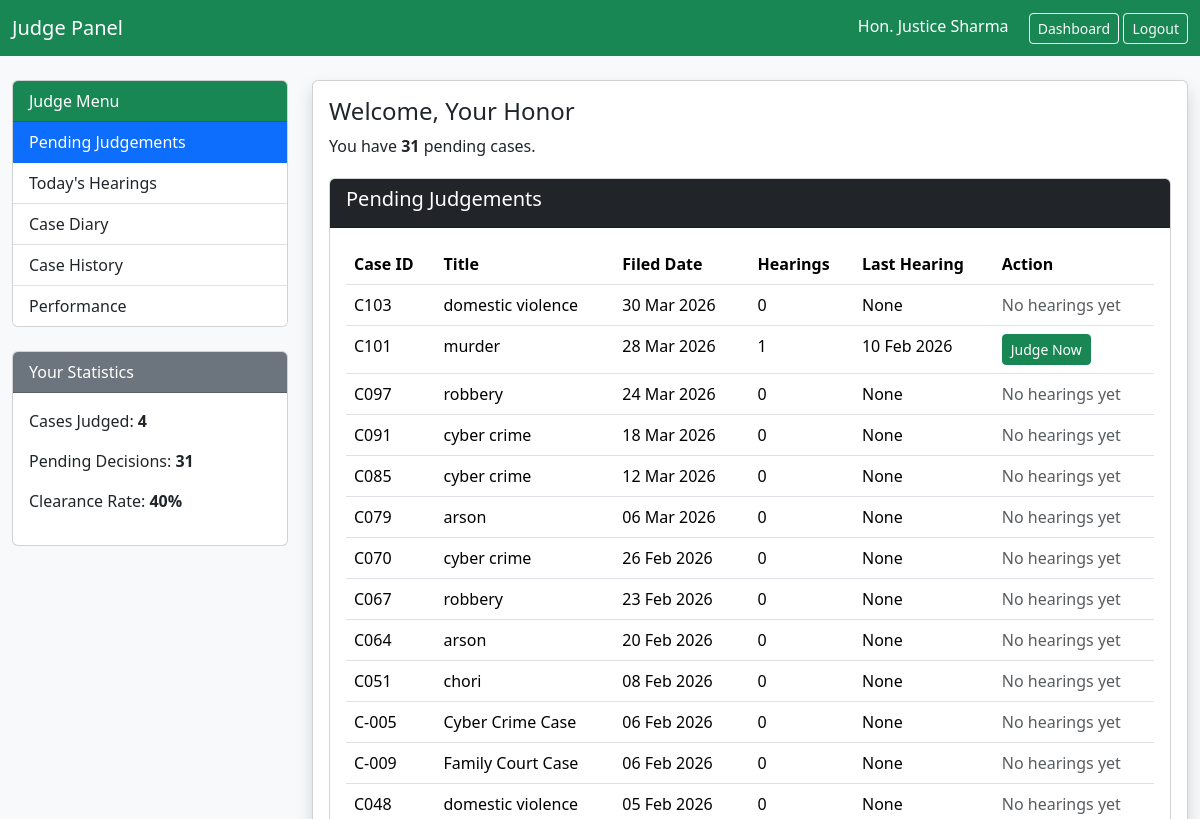
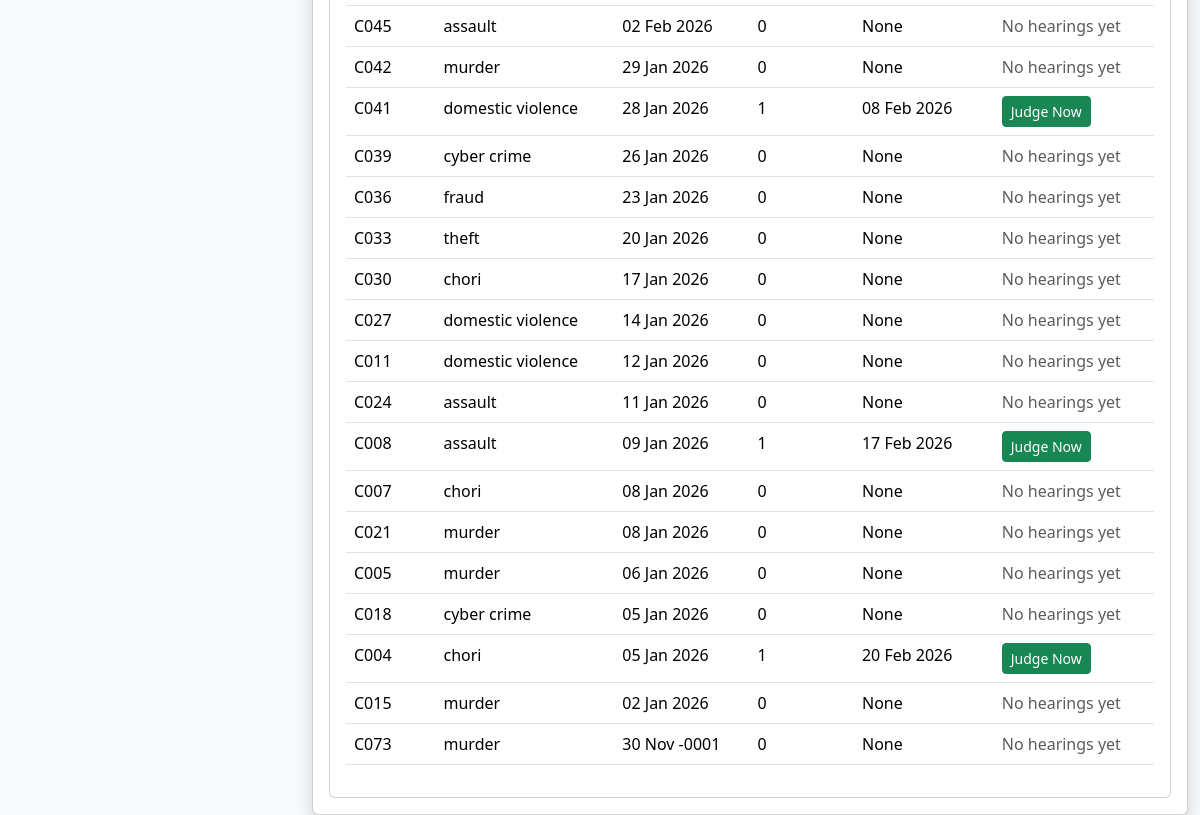
/judge_panel.php (signed in), run on an earlier commit of the app's database (2 pictures, top to bottom).
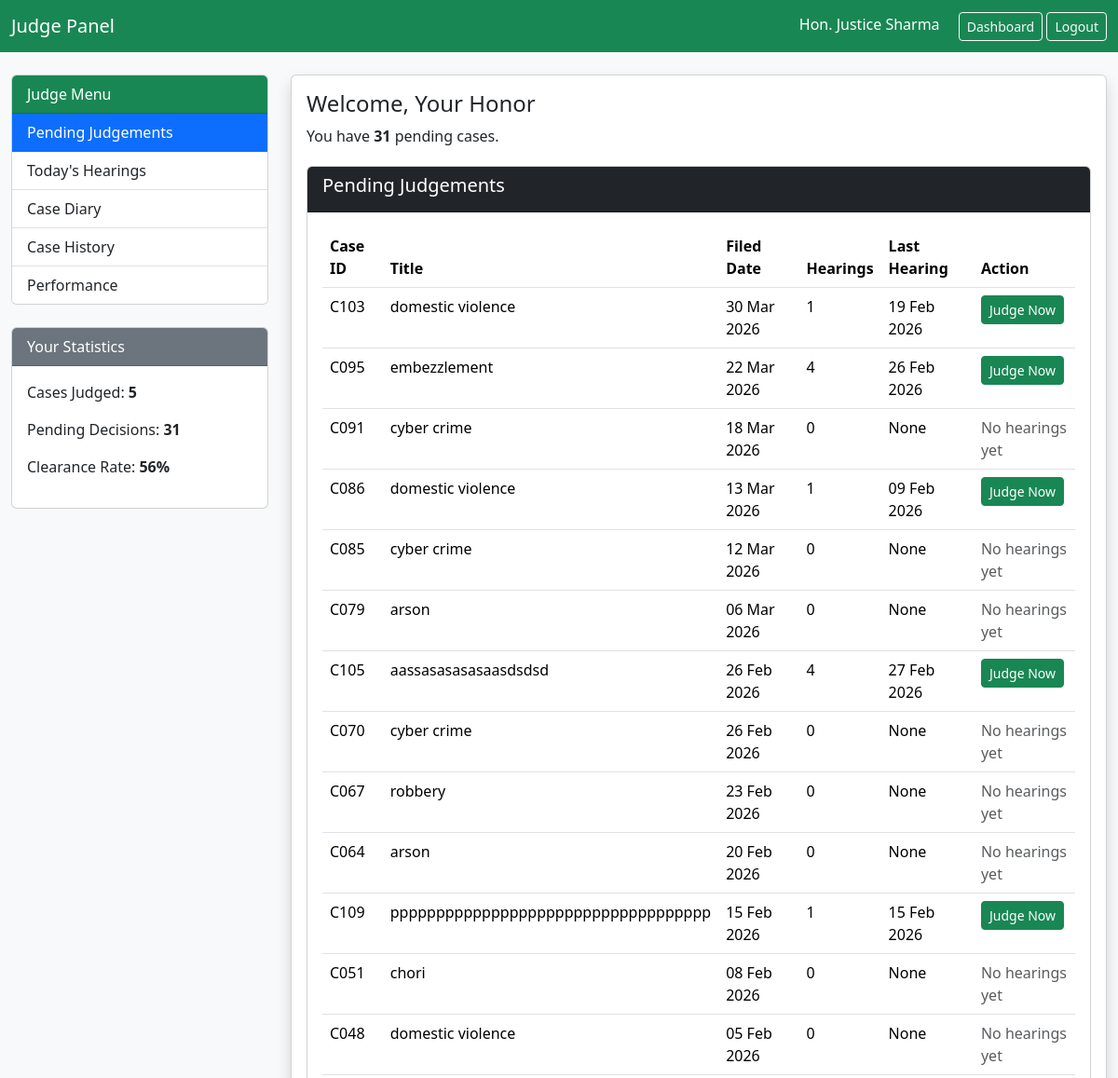
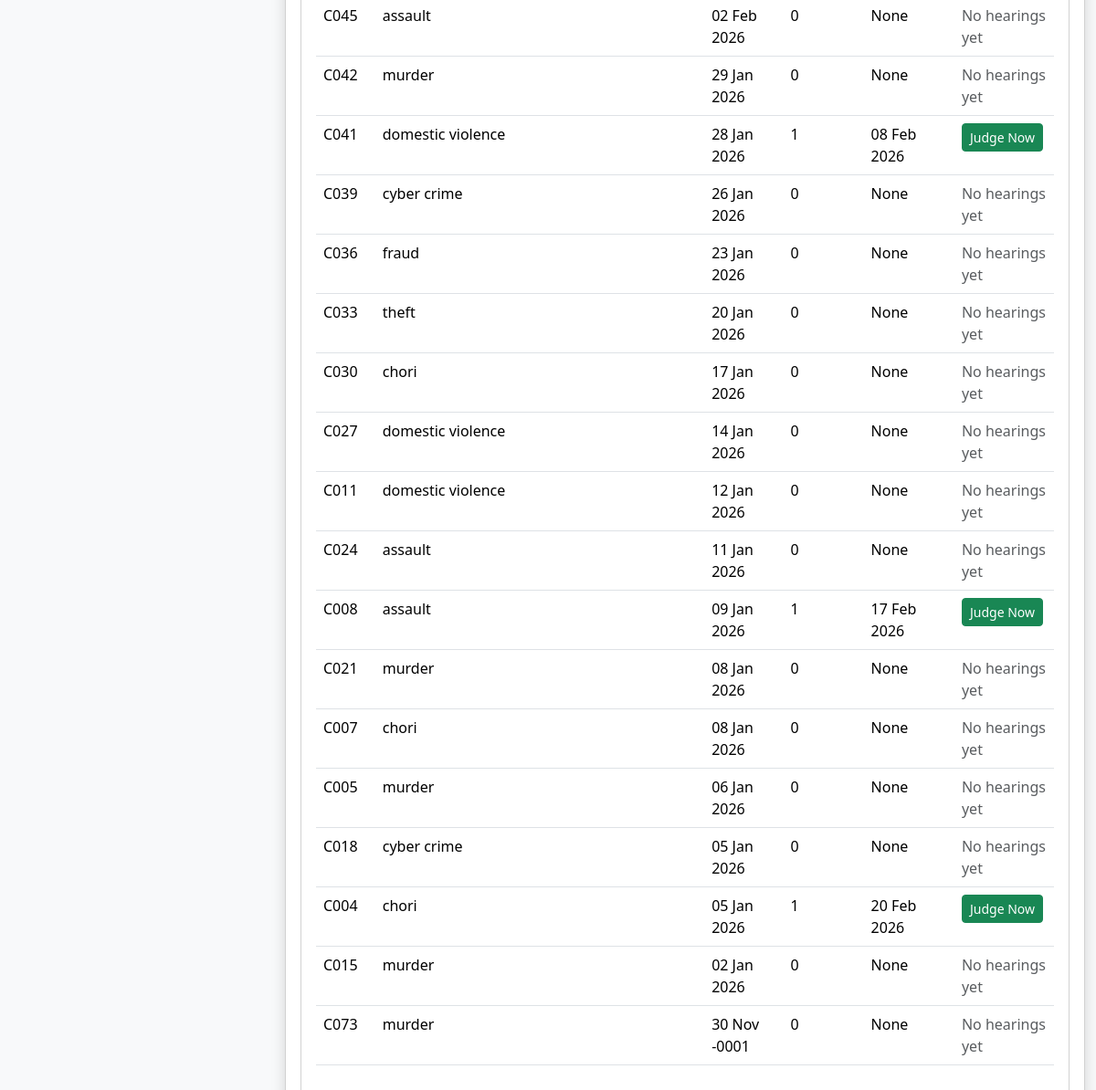
And on a later commit of the database (2 pictures, top to bottom).
### tables this page shows
CREATE TABLE `cases` (
  `case_id` varchar(10) NOT NULL,
  `title` varchar(255) DEFAULT NULL,
  `date_filed` date DEFAULT NULL,
  `status` enum('Open','Pending','Closed') DEFAULT 'Open',
  `judge_id` int(11) DEFAULT NULL,
  `lawyer_id` int(11) DEFAULT NULL,
  `created_by` int(11) DEFAULT NULL,
  `created_at` timestamp NOT NULL DEFAULT current_timestamp(),
  `updated_at` datetime DEFAULT NULL,
  `judgement_file` varchar(255) DEFAULT NULL
);

### judge_panel.php (shortened to what the changed rows need)
<?php
require_once("connect.php");
$judgeId = $_SESSION['user_id'];
$sql = "
SELECT c.*,
       COUNT(h.hearing_id) AS hearing_count,
       MAX(h.hearing_date) AS last_hearing
FROM cases c
LEFT JOIN hearings h ON c.case_id = h.case_id
LEFT JOIN judgements j ON c.case_id = j.case_id
WHERE c.judge_id = '$judgeId'
  AND c.status = 'Pending'
  AND j.case_id IS NULL
GROUP BY c.case_id
ORDER BY c.date_filed DESC
";
$result = mysqli_query($conn, $sql);
$r1 = mysqli_query($conn, "
    SELECT COUNT(*)
    FROM judgements j
    JOIN cases c ON j.case_id = c.case_id
    WHERE c.judge_id = '$judgeId'
");
$casesJudged = $r1 ? mysqli_fetch_row($r1)[0] : 0;
$r2 = mysqli_query($conn, "
    SELECT COUNT(*)
    FROM cases
    WHERE status='Closed'
      AND judge_id='$judgeId'
");
$totalClosed = $r2 ? mysqli_fetch_row($r2)[0] : 0;
$clearanceRate = ($totalClosed > 0)
    ? round(($casesJudged / $totalClosed) * 100)
    : 0;
?>
<!DOCTYPE html>
<html lang="en">
  <head>
    <link href="https://cdn.jsdelivr.net/npm/bootstrap@5.3.2/dist/css/bootstrap.min.css" rel="stylesheet">
    <link rel="stylesheet" href="https://cdn.jsdelivr.net/npm/bootstrap-icons@1.10.0/font/bootstrap-icons.css">
  </head>
  <body class="bg-light">
    <div class="container-fluid mt-4">
      <div class="row">
        <div class="col-lg-3">
          <div class="card">
            <div class="card-body">
              <p>Cases Judged: <strong> <?= $casesJudged ?> </strong>
              </p>
              <p>Clearance Rate: <strong> <?= $clearanceRate ?>% </strong>
              </p>
            </div>
          </div>
        </div>
        <div class="col-lg-9">
          <div class="card shadow">
            <div class="card-body">
              <div id="pending" class="section"> <?php include("partials/pending_cases.php"); ?> </div>
            </div>
          </div>
        </div>
      </div>
    </div>
  </body>
</html>

### partials/pending_cases.php (shortened to what the changed rows need)
<?php
$judgeId = $_SESSION['user_id'];
$pendingCasesArray = [];
$result = mysqli_query($conn, "
    SELECT c.*,
           COUNT(h.hearing_id) AS hearing_count,
           MAX(h.hearing_date) AS last_hearing
    FROM cases c
    LEFT JOIN hearings h ON c.case_id = h.case_id
    LEFT JOIN judgements j ON c.case_id = j.case_id
    WHERE c.status = 'Pending'
      AND c.judge_id = '$judgeId'
      AND j.case_id IS NULL
    GROUP BY c.case_id
    ORDER BY c.date_filed DESC
");
if($result){
    while($row = mysqli_fetch_assoc($result)){
        $pendingCasesArray[] = $row;
    }
} else {
    die("Query Error: " . mysqli_error($conn));
}
?> <?php if(count($pendingCasesArray) > 0): ?> <div class="card">
  <div class="card-body">
    <div class="table-responsive">
      <table class="table table-hover case-list">
        <thead>
          <tr>
            <th>Case ID</th>
            <th>Title</th>
            <th>Filed Date</th>
            <th>Hearings</th>
            <th>Last Hearing</th>
            <th>Action</th>
          </tr>
        </thead>
        <tbody> <?php foreach($pendingCasesArray as $case): ?> <tr>
            <td> <?= htmlspecialchars($case['case_id']) ?> </td>
            <td> <?= htmlspecialchars($case['title']) ?> </td>
            <td> <?= date('d M Y', strtotime($case['date_filed'])) ?> </td>
            <td> <?= $case['hearing_count'] ?> </td>
            <td> <?= ($case['last_hearing']) ? date('d M Y', strtotime($case['last_hearing'])) : 'None' ?> </td>
            <td> <?php if ($case['hearing_count'] > 0): ?> <a href="add_judgement.php?case_id=
								<?= urlencode($case['case_id']) ?>" class="btn btn-sm btn-success">
                <i class="bi bi-gavel"></i> Judge Now </a> <?php else: ?> <span class="text-muted">No hearings yet</span> <?php endif; ?> </td>
          </tr> <?php endforeach; ?> </tbody>
      </table>
    </div>
  </div>
</div> <?php else: ?> <p>No pending judgements.</p> <?php endif; ?>

What changed in the data, as far as the page shows it:
no longer on this page (row edited): cases: case_id "C101", title "murder", date_filed "28 Mar 2026", hearing_count "1", last_hearing "10 Feb 2026"
no longer on this page (row edited): cases: case_id "C097", title "robbery", date_filed "24 Mar 2026", hearing_count "0", shows "None", shows "No hearings yet"
removed cases: case_id "C-005", title "Cyber Crime Case", date_filed "06 Feb 2026", hearing_count "0", shows "None", shows "No hearings yet"
removed cases: case_id "C-009", title "Family Court Case", date_filed "06 Feb 2026", hearing_count "0", shows "None", shows "No hearings yet"
changed cases "30 Mar 2026": hearing_count "0" → "1"; last_hearing (not shown) → "19 Feb 2026"; text "None No hearings yet" → "Judge Now"
now on this page (row edited): cases: case_id "C095", title "embezzlement", date_filed "22 Mar 2026", hearing_count "4", last_hearing "26 Feb 2026"
now on this page (row edited): cases: case_id "C086", title "domestic violence", date_filed "13 Mar 2026", hearing_count "1", last_hearing "09 Feb 2026"
added cases: case_id "C105", title "aassasasasasaasdsdsd", date_filed "26 Feb 2026", hearing_count "4", last_hearing "27 Feb 2026"
added cases: case_id "C109", title "ppppppppppppppppppppppppppppppppppp", date_filed "15 Feb 2026", hearing_count "1", last_hearing "15 Feb 2026"
shown differently, row unchanged: cases "C021": moves up the list
Also different on the page:
$casesJudged: "4" → "5"
$clearanceRate: "40" → "56"
